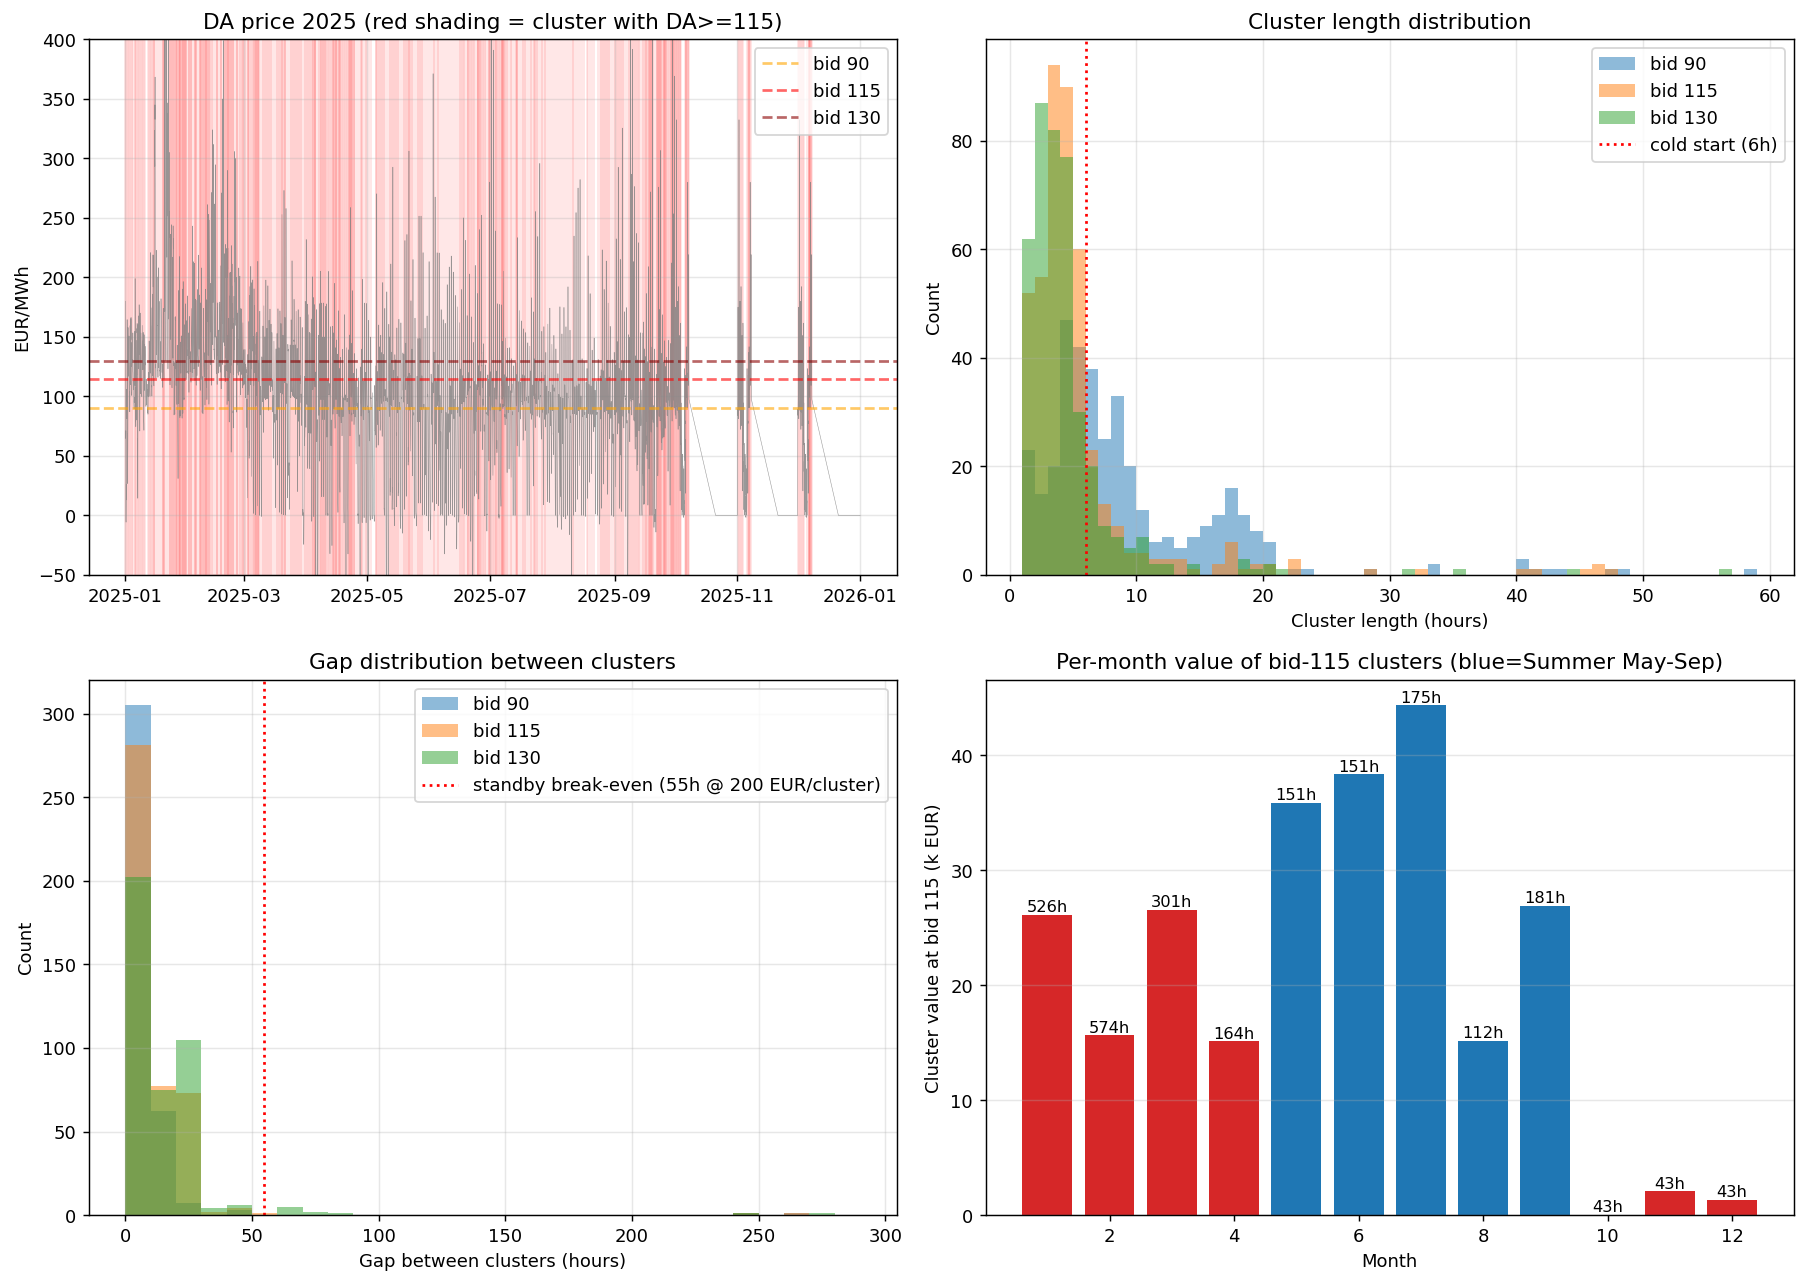

This chart was generated by the following Python code:
"""Price-spike cluster analysis for TEHO Bardejov 2025.

For the bid-at-90 (or 115/130) strategy to actually capture value, the plant
needs 2 boilers hot. This script quantifies:

  1. Contiguous runs of DA price >= threshold (spike clusters)
  2. Length distribution of clusters
  3. Gap distribution between clusters
  4. Per-cluster value at 8 MW
  5. Which gaps are short enough to justify hot standby
  6. Which clusters are long enough to cover a cold start
"""
import pandas as pd
import numpy as np
import matplotlib.pyplot as plt

# --- Same loader as before -----------------------------------------------
EE_OWN_SLOPE  = 0.99
EE_OWN_INT    = 1.9
FUEL_MARGINAL = 85              # engineering model (user-accepted)
STANDBY_EUR_H = 32_000 / (365*24)  # ~3.65 EUR/h for hot-standby 2nd boiler
COLDSTART_H   = 6                   # memory: 4-8 h cold start, use midpoint

def billable(mw):
    return np.maximum(0, EE_OWN_SLOPE*mw - EE_OWN_INT)

def load_month(path, sheet):
    df = pd.read_excel(path, sheet_name=sheet, header=None, skiprows=2)
    df = df.iloc[:, :19].copy()
    df.columns = ['date','time','y1','y2','y3','y4','avg_heat','MW_EE','Maric','sum',
                  'PLAN','lbl','val','_','actual_heat_kWh','actual_maric_kWh',
                  'actual_EE_kW','DA_price','revenue']
    df = df.dropna(subset=['date']).reset_index(drop=True)
    for c in ['actual_heat_kWh','actual_EE_kW','DA_price']:
        df[c] = pd.to_numeric(df[c], errors='coerce')
    df = df.dropna(subset=['actual_EE_kW','DA_price']).reset_index(drop=True)
    t0 = pd.to_datetime(str(df.iloc[0]['time']), errors='coerce')
    t1 = pd.to_datetime(str(df.iloc[1]['time']), errors='coerce') if len(df) > 1 else t0
    dt_min = (t1 - t0).total_seconds() / 60 if pd.notna(t0) and pd.notna(t1) else 60
    if dt_min <= 0: dt_min = 60
    df['dt_h']      = dt_min / 60
    df['actual_MW'] = df['actual_EE_kW'] / 1000
    # Time column may be "HH:MM:SS" string OR a spurious datetime like "1900-01-02 06:30:00".
    # Extract time-of-day robustly.
    def to_td(v):
        t = pd.to_datetime(str(v), errors='coerce')
        if pd.isna(t):
            return pd.Timedelta(0)
        return pd.Timedelta(hours=t.hour, minutes=t.minute, seconds=t.second)
    df['ts'] = pd.to_datetime(df['date'].astype(str)) + df['time'].apply(to_td)
    return df

months = [
    ('01', 'data/bardejov/kalkulácie TeHo BJ 2025 01.XLSX', 'predikcia'),
    ('02', 'data/bardejov/Kalkulácie TeHo BJ 2025 02.xlsx', 'Predikcia'),
    ('03', 'data/bardejov/Kalkulácie TeHo BJ 2025 03.xlsx', 'Predikcia 15min.'),
    ('04', 'data/bardejov/Kalkulácie TeHo BJ 2025 04.xlsx', 'Predikcia 15min'),
    ('05', 'data/bardejov/Kalkulácie TeHo BJ 2025 05.xlsx', 'Predikcia 15min.'),
    ('06', 'data/bardejov/Kalkulácie TeHo BJ 2025 06.xlsx', 'Predikcia 15min.'),
    ('07', 'data/bardejov/Kalkulácie TeHo BJ 2025 07.xlsx', 'Predikcia 15min.'),
    ('08', 'data/bardejov/Kalkulácie TeHo BJ 2025 08.xlsx', 'Predikcia 15min.'),
    ('09', 'data/bardejov/Kalkulácie TeHo BJ 2025 09.xlsx', 'Predikcia 15min.'),
    ('10', 'data/bardejov/Kalkulácie TeHo BJ 2025 10.xlsx', 'Predikcia 15min.'),
    ('11', 'data/bardejov/Kalkulácie TeHo BJ 2025 11.xlsx', 'Predikcia 15min.'),
    ('12', 'data/bardejov/Kalkulácie TeHo BJ 2025 12.xlsx', 'Predikcia 15min.'),
]

print('[*] Loading all months...')
parts = []
for mo, path, sheet in months:
    try:
        df = load_month(path, sheet)
        df['month'] = mo
        parts.append(df)
    except Exception as e:
        print(f'  {mo}: {e}')
all_df = pd.concat(parts, ignore_index=True).sort_values('ts').reset_index(drop=True)

# Collapse to HOURLY grid (clusters are a boiler/ramp concept, hourly is right)
all_df['hour'] = all_df['ts'].dt.floor('h')
hourly = all_df.groupby('hour').agg(
    DA_price   = ('DA_price', 'mean'),
    actual_MW  = ('actual_MW', 'mean'),
).reset_index().sort_values('hour').reset_index(drop=True)
print(f'[+] {len(hourly)} hourly rows')

# --- Cluster detection ---------------------------------------------------
def find_clusters(prices, thr):
    """Return list of (start_idx, end_idx, length_h) for contiguous runs >= thr."""
    above = (prices >= thr).values
    clusters = []
    i = 0
    while i < len(above):
        if above[i]:
            j = i
            while j < len(above) and above[j]:
                j += 1
            clusters.append((i, j-1, j-i))
            i = j
        else:
            i += 1
    return clusters

def cluster_value(hourly, start, end):
    """Incremental value (eng model) if we ran 8 MW through this cluster."""
    sl = hourly.iloc[start:end+1]
    cf = np.where(sl['actual_MW'] < 7.5, 8.0, sl['actual_MW'])
    d_bill = billable(cf) - billable(sl['actual_MW'].values)
    d_prod = cf - sl['actual_MW'].values
    d_rev  = d_bill * sl['DA_price'].values
    d_fuel = d_prod * FUEL_MARGINAL
    return (d_rev - d_fuel).sum()

for threshold in [90, 115, 130]:
    print('\n' + '='*80)
    print(f'THRESHOLD = {threshold} EUR/MWh')
    print('='*80)
    cls = find_clusters(hourly['DA_price'], threshold)
    lengths = np.array([c[2] for c in cls])
    values  = np.array([cluster_value(hourly, s, e) for s,e,_ in cls])

    print(f'  Clusters                 : {len(cls)}')
    print(f'  Total hours in clusters  : {lengths.sum()}')
    print(f'  Total value (eng model)  : {values.sum():+,.0f} EUR')
    print(f'  Avg value per cluster    : {values.mean():+,.0f} EUR')
    print(f'  Median cluster length    : {np.median(lengths):.0f} h')
    print(f'  p75 cluster length       : {np.percentile(lengths,75):.0f} h')
    print(f'  p90 cluster length       : {np.percentile(lengths,90):.0f} h')
    print(f'  Max cluster length       : {lengths.max()} h')

    # Cluster length bins
    print(f'\n  Cluster length distribution:')
    bins = [1,2,3,4,6,9,12,24,48,1001]
    labels = ['1h','2h','3h','4-5h','6-8h','9-11h','12-23h','24-47h','>=48h']
    cat = pd.cut(lengths, bins=bins, labels=labels, right=False)
    hist = cat.value_counts().sort_index()
    value_by_bin = pd.Series(values).groupby(cat, observed=False).sum().fillna(0)
    for lbl in labels:
        print(f'    {lbl:>7s}: {hist.get(lbl,0):>4d} clusters, {value_by_bin.get(lbl,0):>+10,.0f} EUR total')

    # Coldstart-feasible: cluster longer than startup time
    cold_ok = lengths >= COLDSTART_H
    print(f'\n  Clusters >= {COLDSTART_H}h (cold-start feasible): '
          f'{cold_ok.sum()}  value: {values[cold_ok].sum():+,.0f} EUR')
    print(f'  Clusters <  {COLDSTART_H}h (need hot standby)  : '
          f'{(~cold_ok).sum()}  value: {values[~cold_ok].sum():+,.0f} EUR')

    # Gap distribution (hours between clusters)
    gaps = []
    for i in range(1, len(cls)):
        gap_h = cls[i][0] - cls[i-1][1] - 1   # hours strictly between clusters
        gaps.append(gap_h)
    gaps = np.array(gaps)
    print(f'\n  Gap distribution between consecutive clusters:')
    print(f'    median gap : {np.median(gaps):.0f} h ({np.median(gaps)/24:.1f} days)')
    print(f'    p75 gap    : {np.percentile(gaps,75):.0f} h')
    print(f'    p90 gap    : {np.percentile(gaps,90):.0f} h')
    print(f'    max gap    : {gaps.max()} h')

    # For each gap, compute: should we keep boiler warm OR stand down?
    # Keep warm if standby_cost(gap) < next_cluster_value AND we didn't already have capacity
    # Simplification: sum standby cost if we kept it warm whole summer, vs sum of all cluster value
    # reported above.

# ----- Plots --------------------------------------------------------------
fig, axes = plt.subplots(2, 2, figsize=(14, 10))

# Panel 1: price with clusters (>=90)
ax = axes[0,0]
ax.plot(hourly['hour'], hourly['DA_price'], linewidth=0.3, color='gray', alpha=0.8)
ax.axhline(90,  color='orange', linestyle='--', alpha=0.6, label='bid 90')
ax.axhline(115, color='red',    linestyle='--', alpha=0.6, label='bid 115')
ax.axhline(130, color='darkred',linestyle='--', alpha=0.6, label='bid 130')
for s,e,L in find_clusters(hourly['DA_price'], 115):
    ax.axvspan(hourly['hour'].iloc[s], hourly['hour'].iloc[e], color='red', alpha=0.1)
ax.set_title('DA price 2025 (red shading = cluster with DA>=115)')
ax.set_ylabel('EUR/MWh')
ax.legend(loc='upper right')
ax.set_ylim(-50, 400)
ax.grid(alpha=0.3)

# Panel 2: cluster length histograms for the 3 thresholds
ax = axes[0,1]
for thr, color in zip([90, 115, 130], ['C0','C1','C2']):
    cls = find_clusters(hourly['DA_price'], thr)
    lengths = [c[2] for c in cls]
    ax.hist(lengths, bins=np.arange(1, 60, 1), alpha=0.5, label=f'bid {thr}', color=color)
ax.axvline(COLDSTART_H, color='red', linestyle=':', label=f'cold start ({COLDSTART_H}h)')
ax.set_xlabel('Cluster length (hours)')
ax.set_ylabel('Count')
ax.set_title('Cluster length distribution')
ax.legend()
ax.grid(alpha=0.3)

# Panel 3: gaps (hours between clusters)
ax = axes[1,0]
for thr, color in zip([90, 115, 130], ['C0','C1','C2']):
    cls = find_clusters(hourly['DA_price'], thr)
    gaps = []
    for i in range(1, len(cls)):
        gap_h = cls[i][0] - cls[i-1][1] - 1
        gaps.append(gap_h)
    ax.hist(gaps, bins=np.arange(0, 300, 10), alpha=0.5, label=f'bid {thr}', color=color)
standby_breakeven = 200 / STANDBY_EUR_H    # ~50 EUR average cluster value / 3.65 EUR/h = 13 hours, but let's use 200 EUR
ax.axvline(standby_breakeven, color='red', linestyle=':',
            label=f'standby break-even ({standby_breakeven:.0f}h @ 200 EUR/cluster)')
ax.set_xlabel('Gap between clusters (hours)')
ax.set_ylabel('Count')
ax.set_title('Gap distribution between clusters')
ax.legend()
ax.grid(alpha=0.3)

# Panel 4: monthly cluster value at bid=115
ax = axes[1,1]
hourly['m'] = hourly['hour'].dt.month
monthly_val = []
monthly_hrs = []
cls_115 = find_clusters(hourly['DA_price'], 115)
monthly_cluster_val = {m:0.0 for m in range(1,13)}
monthly_cluster_hrs = {m:0 for m in range(1,13)}
for s,e,L in cls_115:
    v = cluster_value(hourly, s, e)
    m = hourly['hour'].iloc[s].month
    monthly_cluster_val[m] += v
    monthly_cluster_hrs[m] += L
months_x = list(range(1,13))
vals = [monthly_cluster_val[m]/1000 for m in months_x]
hrs  = [monthly_cluster_hrs[m] for m in months_x]
bars = ax.bar(months_x, vals, color=['C0' if 4 < m < 10 else 'C3' for m in months_x])
for i, (v,h) in enumerate(zip(vals, hrs)):
    ax.text(i+1, v, f'{h}h', ha='center', va='bottom', fontsize=9)
ax.set_xlabel('Month')
ax.set_ylabel('Cluster value at bid 115 (k EUR)')
ax.set_title('Per-month value of bid-115 clusters (blue=Summer May-Sep)')
ax.grid(alpha=0.3, axis='y')

fig.tight_layout()
fig.savefig('data/bardejov/spike_clusters.png', dpi=130, bbox_inches='tight')
print('\n[+] Saved data/bardejov/spike_clusters.png')
